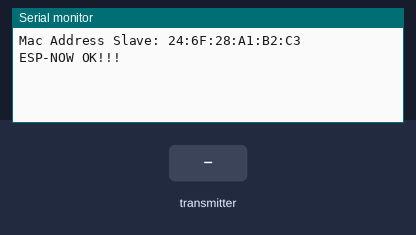
The sketch below on a simulated ESP8266 (NodeMCU). On the bench: the last lines printed to the serial monitor. The test bench sets the inputs (shaded band).

Above: at 1.2 s.
1.3 s: the transmitter starts sending dir = 0
At 1.61 s:
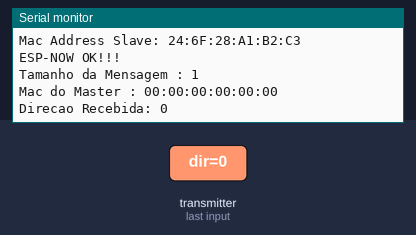
2.8 s: the transmitter starts sending dir = 1
At 3.11 s:
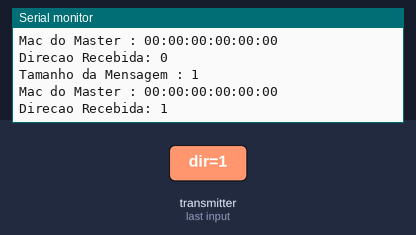

Measured:
- after the input at 1.3 s, the serial monitor: prints a new line at once (image 1)
- after the input at 2.8 s, the serial monitor: prints a new line at once (image 2)

The sketch:

weelsNOW.ino
```cpp
#include <espnow.h>
#include <ESP8266WiFi.h>

void setup() {

  Serial.begin(115200);

  WiFi.mode(WIFI_STA);
  Serial.print("Mac Address Slave: ");
  Serial.println(WiFi.macAddress());

  if (esp_now_init() != 0)
    Serial.println("Erro Iniciação do ESP-NOW!!!");
  else
    Serial.println("ESP-NOW OK!!!");

  esp_now_register_recv_cb(OnDataRecv);
}


void OnDataRecv(uint8_t * mac_addr, uint8_t *incomingData, uint8_t len) {

  char macStr[18];
  snprintf(macStr, sizeof(macStr), "%02x:%02x:%02x:%02x:%02x:%02x", mac_addr[0], mac_addr[1],mac_addr[2], mac_addr[3], mac_addr[4], mac_addr[5]);

  Serial.print("Tamanho da Mensagem : ");
  Serial.println(len);

  Serial.print("Mac do Master : ");
  Serial.println(macStr);

  char dir;
  memcpy(&dir, incomingData, sizeof(char));
  Serial.print("Direcao Recebida: ");
  Serial.println(dir);
}

void loop() {

}
```
